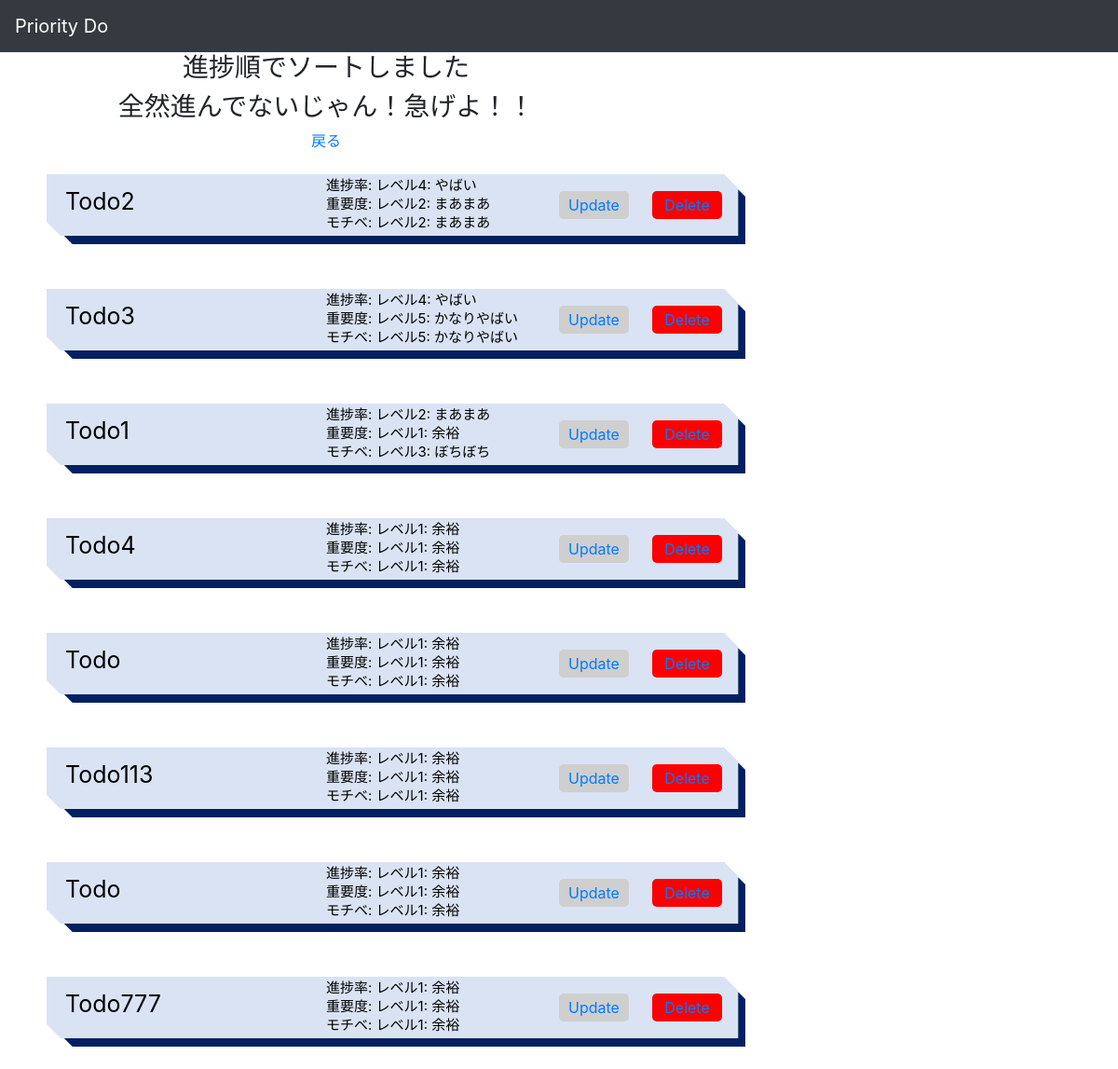
Before: /sort_progress with the older database file.
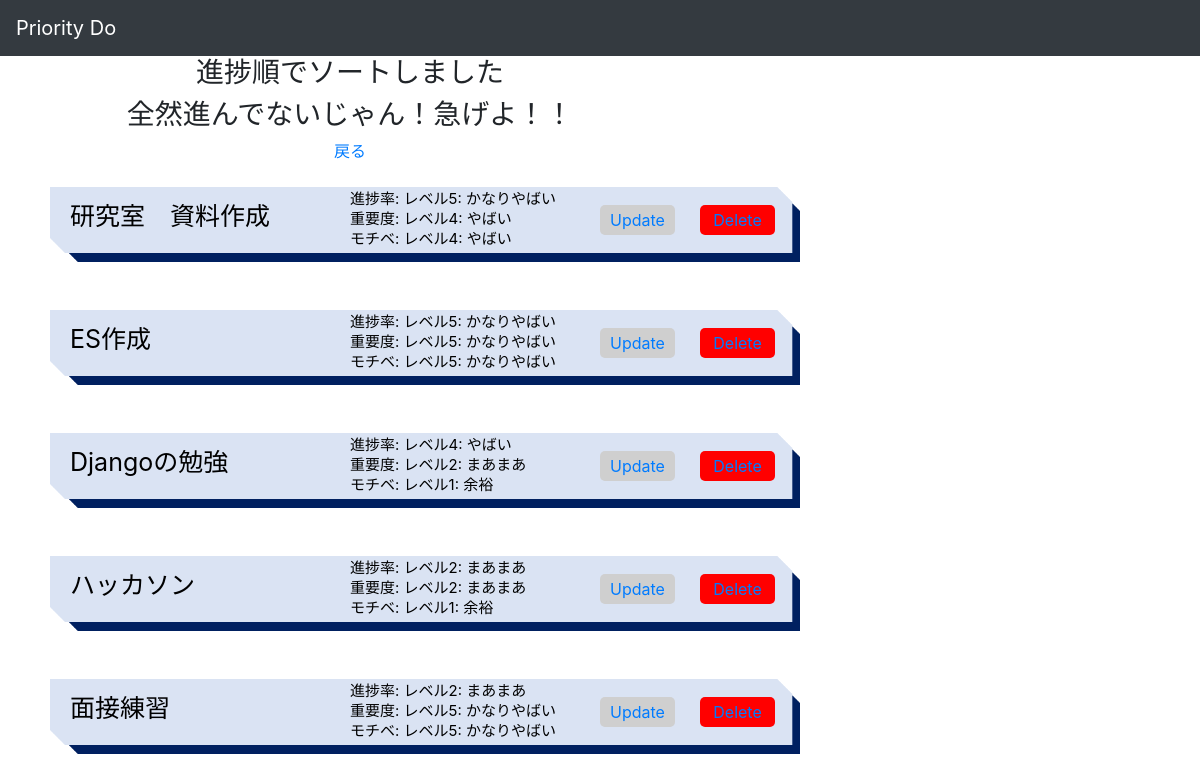
After: the same page with the newer database file.
### todo/models.py (models this page shows)
class Todo(models.Model):
    class Meta(object):
        db_table = 'todo'
    priorityList = [
        ("レベル1---余裕", "余裕"),
        ("レベル2---まあまあ", "まあまあ"),
        ("レベル3---ぼちぼち", "ぼちぼち"),
        ("レベル4---やばい", "やばい"),
        ("レベル5---かなりやばい", "かなりやばい")
    ]
    title = models.CharField(verbose_name='todo text', max_length=200, default='Todo')
    completed = models.BooleanField(verbose_name='completed', default=False)
    progress = models.CharField(verbose_name='progress',choices=priorityList, default=1, max_length=20)
    importance = models.CharField(verbose_name='importance',choices=priorityList, default=1, max_length=20)
    motivation = models.CharField(verbose_name='motivation',choices=priorityList, default=1, max_length=20)
    def __str__(self):
        return self.title

### todo/views.py (the view)
# urls.py: path('sort_progress', views.sort_progress, name="sort_progress"),
def sort_progress(request):
    todo = Todo.objects.order_by('-progress').all()
    context = {'todo':todo}
    return render(request, 'todo/sort_progress.html', context)

### templates/todo/sort_progress.html (shortened to what this page needs)
{% extends "base.html" %}
{% load static %}
{% block content %}
<div style="text-align:center;">
    <head>
        <link rel="stylesheet" href="//../../static/css/bootstrap/css/bootstrap.min.css">
    </head>
    <h3>進捗順でソートしました</h3>
    <h3>全然進んでないじゃん！急げよ！！</h3>
    <a href=" {% url 'list' %}">戻る</a>
    {% for i in todo %}
    <div class='a1'>
        <br>
        <img src="/../../static/images/list.png" width="750" height="75"></image>
        {% if i.completed == True %}
        <strike>
            <p class="title">{{i}}</p>
            <p class="progress2">進捗率: {{i.progress}}</p>
            <p class="importance">重要度: {{i.importance}}</p>
            <p class="motivation">モチベ: {{i.motivation}}</p>
        </strike>
        {% else %}
        <span>
            <p class="title">{{i}}</p>
            <p class="progress2">進捗率: {{i.progress}}</p>
            <p class="importance">重要度: {{i.importance}}</p>
            <p class="motivation">モチベ: {{i.motivation}}</p>
        </span>
        {% endif %}
        <p class="update"><a href="{% url 'update_todo' i.id %}">Update</a></p>
        <p class="delete"><a href="{% url 'delete' i.id %}">Delete</a></p>
        <br>
    </div>
    {% endfor %}
    {% endblock content %}

Changed rows visible on the page:
removed Todo: title "Todo2", progress "レベル4: やばい", importance "レベル2: まあまあ", motivation "レベル2: まあまあ"
removed Todo: title "Todo3", progress "レベル4: やばい", importance "レベル5: かなりやばい", motivation "レベル5: かなりやばい"
removed Todo: title "Todo1", progress "レベル2: まあまあ", importance "レベル1: 余裕", motivation "レベル3: ぼちぼち"
removed Todo: title "Todo4", progress "レベル1: 余裕", importance "レベル1: 余裕", motivation "レベル1: 余裕"
removed Todo: title "Todo", progress "レベル1: 余裕", importance "レベル1: 余裕", motivation "レベル1: 余裕"
removed Todo: title "Todo113", progress "レベル1: 余裕", importance "レベル1: 余裕", motivation "レベル1: 余裕"
removed Todo: title "Todo", progress "レベル1: 余裕", importance "レベル1: 余裕", motivation "レベル1: 余裕"
removed Todo: title "Todo777", progress "レベル1: 余裕", importance "レベル1: 余裕", motivation "レベル1: 余裕"
added Todo: title "研究室 資料作成", progress "レベル5: かなりやばい", importance "レベル4: やばい", motivation "レベル4: やばい"
added Todo: title "ES作成", progress "レベル5: かなりやばい", importance "レベル5: かなりやばい", motivation "レベル5: かなりやばい"
added Todo: title "Djangoの勉強", progress "レベル4: やばい", importance "レベル2: まあまあ", motivation "レベル1: 余裕"
added Todo: title "ハッカソン", progress "レベル2: まあまあ", importance "レベル2: まあまあ", motivation "レベル1: 余裕"
added Todo: title "面接練習", progress "レベル2: まあまあ", importance "レベル5: かなりやばい", motivation "レベル5: かなりやばい"
